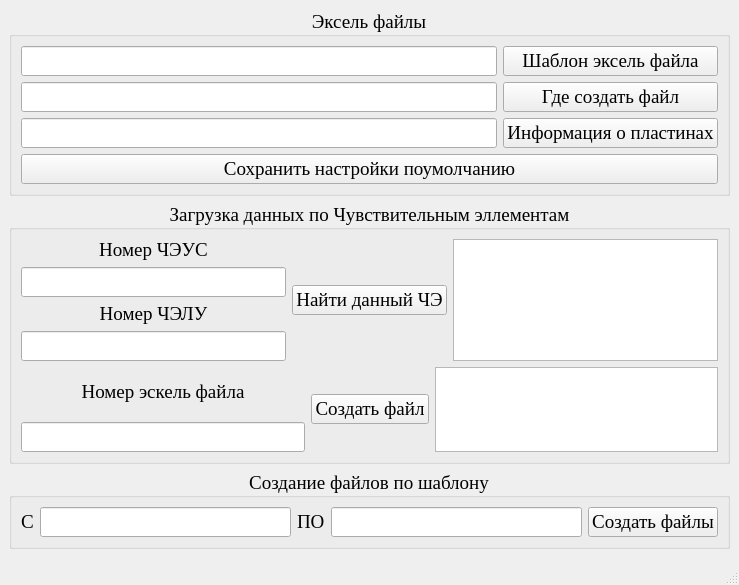
<?xml version="1.0" encoding="UTF-8"?>
<ui version="4.0">
 <class>MainWindow</class>
 <widget class="QMainWindow" name="MainWindow">
  <property name="geometry">
   <rect>
    <x>0</x>
    <y>0</y>
    <width>739</width>
    <height>585</height>
   </rect>
  </property>
  <property name="font">
   <font>
    <family>Times New Roman</family>
    <pointsize>14</pointsize>
    <bold>false</bold>
   </font>
  </property>
  <property name="windowTitle">
   <string>Создание эксель файлов по шаблону</string>
  </property>
  <widget class="QWidget" name="centralwidget">
   <layout class="QVBoxLayout" name="verticalLayout_8">
    <item>
     <widget class="QGroupBox" name="groupBox">
      <property name="title">
       <string>Эксель файлы</string>
      </property>
      <property name="alignment">
       <set>Qt::AlignmentFlag::AlignCenter</set>
      </property>
      <layout class="QVBoxLayout" name="verticalLayout_7">
       <item>
        <layout class="QHBoxLayout" name="horizontalLayout">
         <item>
          <layout class="QVBoxLayout" name="verticalLayout_2">
           <item>
            <widget class="QLineEdit" name="lineEdit_excel_template"/>
           </item>
           <item>
            <widget class="QLineEdit" name="lineEdit_path_creating_file"/>
           </item>
           <item>
            <widget class="QLineEdit" name="lineEdit_plate_info"/>
           </item>
          </layout>
         </item>
         <item>
          <layout class="QVBoxLayout" name="verticalLayout">
           <item>
            <widget class="QPushButton" name="pushButton_excel_template">
             <property name="text">
              <string>Шаблон эксель файла</string>
             </property>
            </widget>
           </item>
           <item>
            <widget class="QPushButton" name="pushButton_path_creating_file">
             <property name="text">
              <string>Где создать файл</string>
             </property>
            </widget>
           </item>
           <item>
            <widget class="QPushButton" name="pushButton_plate_info">
             <property name="text">
              <string>Информация о пластинах</string>
             </property>
            </widget>
           </item>
          </layout>
         </item>
        </layout>
       </item>
       <item>
        <widget class="QPushButton" name="pushButton_save_default_settings">
         <property name="text">
          <string>Сохранить настройки поумолчанию</string>
         </property>
        </widget>
       </item>
      </layout>
     </widget>
    </item>
    <item>
     <widget class="QGroupBox" name="groupBox_2">
      <property name="title">
       <string>Загрузка данных по Чувствительным эллементам</string>
      </property>
      <property name="alignment">
       <set>Qt::AlignmentFlag::AlignCenter</set>
      </property>
      <layout class="QVBoxLayout" name="verticalLayout_5">
       <item>
        <layout class="QHBoxLayout" name="horizontalLayout_2">
         <item>
          <layout class="QVBoxLayout" name="verticalLayout_3">
           <item>
            <widget class="QLabel" name="label_CHEUS">
             <property name="text">
              <string>Номер ЧЭУС</string>
             </property>
             <property name="alignment">
              <set>Qt::AlignmentFlag::AlignCenter</set>
             </property>
            </widget>
           </item>
           <item>
            <widget class="QLineEdit" name="lineEdit_CHEUS"/>
           </item>
           <item>
            <widget class="QLabel" name="label_CHELU">
             <property name="text">
              <string>Номер ЧЭЛУ</string>
             </property>
             <property name="alignment">
              <set>Qt::AlignmentFlag::AlignCenter</set>
             </property>
            </widget>
           </item>
           <item>
            <widget class="QLineEdit" name="lineEdit_CHELU"/>
           </item>
          </layout>
         </item>
         <item>
          <widget class="QPushButton" name="pushButton_find_data_sensitive_elements">
           <property name="text">
            <string>Найти данный ЧЭ</string>
           </property>
          </widget>
         </item>
         <item>
          <widget class="QTableView" name="tableView_sensitive_elements"/>
         </item>
        </layout>
       </item>
       <item>
        <layout class="QHBoxLayout" name="horizontalLayout_3">
         <item>
          <layout class="QVBoxLayout" name="verticalLayout_4">
           <item>
            <widget class="QLabel" name="label_file_number">
             <property name="frameShadow">
              <enum>QFrame::Shadow::Raised</enum>
             </property>
             <property name="text">
              <string>Номер эскель файла</string>
             </property>
             <property name="alignment">
              <set>Qt::AlignmentFlag::AlignCenter</set>
             </property>
            </widget>
           </item>
           <item>
            <widget class="QLineEdit" name="lineEdit_file_number"/>
           </item>
          </layout>
         </item>
         <item>
          <widget class="QPushButton" name="pushButton_file_number">
           <property name="text">
            <string>Создать файл</string>
           </property>
          </widget>
         </item>
         <item>
          <widget class="QTextBrowser" name="textBrowser_file_number"/>
         </item>
        </layout>
       </item>
      </layout>
     </widget>
    </item>
    <item>
     <widget class="QGroupBox" name="groupBox_3">
      <property name="title">
       <string>Создание файлов по шаблону</string>
      </property>
      <property name="alignment">
       <set>Qt::AlignmentFlag::AlignCenter</set>
      </property>
      <layout class="QHBoxLayout" name="horizontalLayout_5">
       <item>
        <layout class="QHBoxLayout" name="horizontalLayout_4">
         <item>
          <widget class="QLabel" name="label_from">
           <property name="text">
            <string>С</string>
           </property>
          </widget>
         </item>
         <item>
          <widget class="QLineEdit" name="lineEdit_from"/>
         </item>
         <item>
          <widget class="QLabel" name="label_to">
           <property name="text">
            <string>ПО</string>
           </property>
          </widget>
         </item>
         <item>
          <widget class="QLineEdit" name="lineEdit_to"/>
         </item>
        </layout>
       </item>
       <item>
        <widget class="QPushButton" name="pushButton_create_file">
         <property name="text">
          <string>Создать файлы</string>
         </property>
        </widget>
       </item>
      </layout>
     </widget>
    </item>
   </layout>
  </widget>
  <widget class="QMenuBar" name="menubar">
   <property name="geometry">
    <rect>
     <x>0</x>
     <y>0</y>
     <width>739</width>
     <height>28</height>
    </rect>
   </property>
  </widget>
  <widget class="QStatusBar" name="statusbar"/>
 </widget>
 <resources/>
 <connections/>
</ui>
